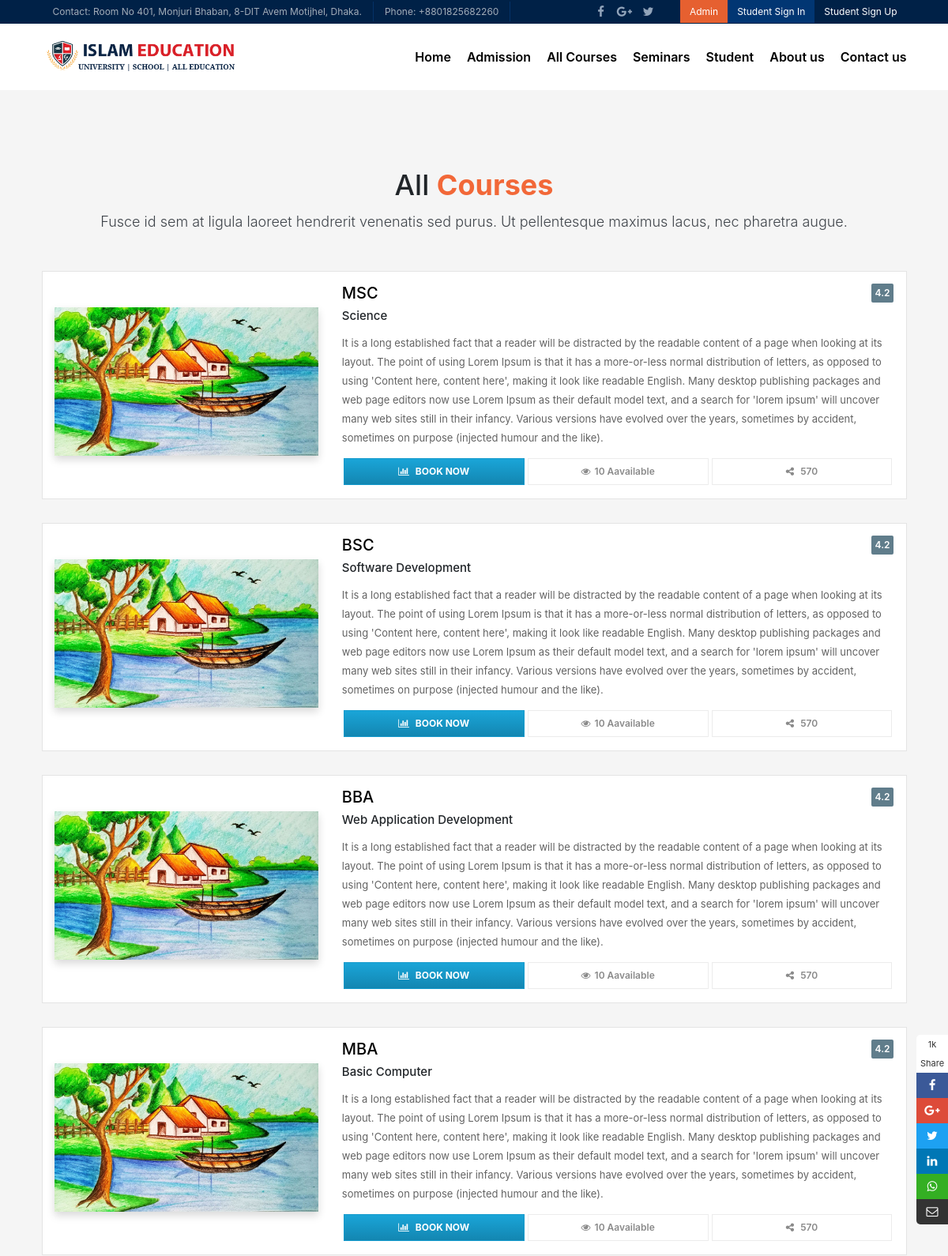
/all-course.php (upper part), run on an earlier commit of the app's database.
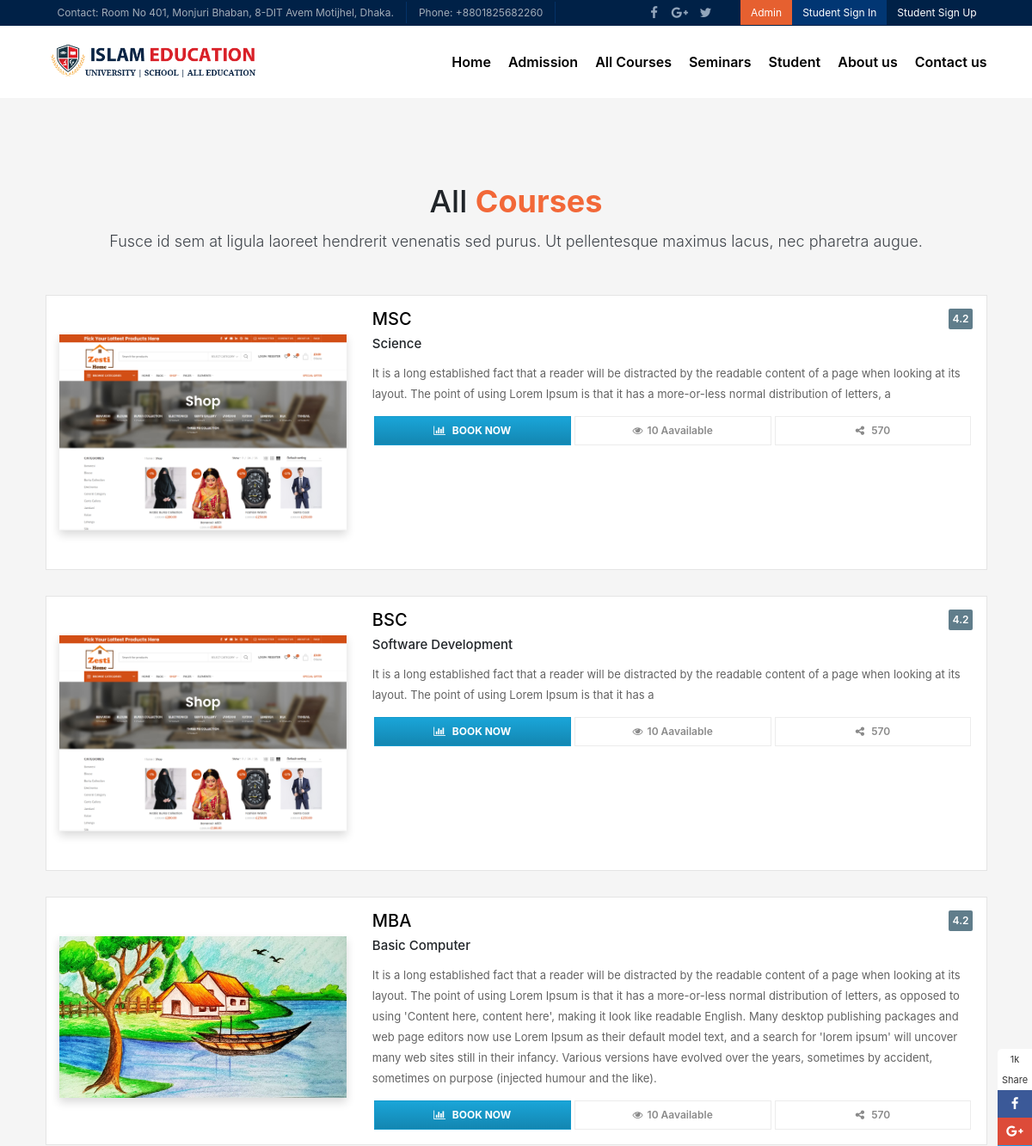
And on a later commit of the database.
### tables this page shows
CREATE TABLE `courses` (
  `course_id` int(5) NOT NULL,
  `course_name` varchar(50) NOT NULL,
  `course_description` text NOT NULL,
  `course_status` varchar(10) NOT NULL,
  `course_cat` varchar(100) NOT NULL,
  `course_seat` int(11) NOT NULL,
  `course_start_date` date NOT NULL DEFAULT current_timestamp(),
  `course_contact_person_name` varchar(50) NOT NULL,
  `course_contact_person_phone` int(15) NOT NULL,
  `course_contact_email` varchar(100) NOT NULL,
  `course_image` varchar(200) NOT NULL
);

### all-course.php (called while the page is built, shortened)
<?php
include("template.php");
?>

### admin/libraries/database_crud.php (called while the page is built, shortened)
<?php
Class Database{
	public $host   = 'localhost';
	public $user   = 'root';
	public $pass   = "";
	public $dbname = 'school_management_system_2021';
	public $link;
	private function connectDB(){
	$this->link = new mysqli($this->host, $this->user, $this->pass, $this->dbname);
 }
	public function select($query){
		@$result = $this->link->query($query) or die($this->link->error.__LINE__);
		if(@$result->num_rows > 0){
			return $result;
		} else {
			return false;
		}
	}
}

### views/v-all-courses.php (the view)
<?php
$courseReq = "SELECT * FROM `courses`";
$courses =  $crud->select($courseReq);
?>
<section class="pop-cour">
    <div class="container com-sp pad-bot-70">
        <div class="row">
            <div class="con-title col-md-12">
                <h2>All <span>Courses</span></h2>
                <p class="text-center">Fusce id sem at ligula laoreet hendrerit venenatis sed purus. Ut pellentesque maximus lacus, nec
                    pharetra augue.</p>
            </div>
        </div>
        <div class="row">
            <div class="col-md-12">
                <div>
                    <?php while($course = mysqli_fetch_assoc($courses)){ ?>
                    <div class="home-top-cour">
                        <div class="col-md-4 py-5"> <img class="img-fluid shadow" src="admin/upload/<?php echo $course['course_image'] ?>" alt=""> </div>
                        <div class="col-md-8 home-top-cour-desc">
                            <a href="course-details.html">
                                <h3 class=""><?php echo $course['course_name'] ?></h3>
                            </a>
                            <h4 class=""><?php echo $course['course_cat'] ?></h4>
                            <p><?php echo $course['course_description'] ?></p>
                            <span class="home-top-cour-rat">4.2</span>
                            <div class="hom-list-share">
                                <ul>
                                    <li><a href="course-details.php?status=view-course&&id=<?php echo $course['course_id'] ?>"><i class="fa fa-bar-chart" aria-hidden="true"></i>
                                            Book Now</a>
                                    </li>
                                    <li><a href="course-details.php?status=view-course&&id=<?php echo $course['course_id'] ?>"><i class="fa fa-eye" aria-hidden="true"></i>10
                                            Aavailable</a>
                                    </li>
                                    <li><a href="course-details.php?status=view-course&&id=<?php echo $course['course_id'] ?>"><i class="fa fa-share-alt" aria-hidden="true"></i>
                                            570</a>
                                    </li>
                                </ul>
                            </div>
                        </div>
                    </div>
                    <?php } ?>
                </div>
            </div>
        </div>
    </div>
</section>

### includes/social_media_share_right.php
<section>
        <div class="icon-float">
            <ul>
                <li><a href="#" class="sh">1k <br> Share</a> </li>
                <li><a href="https://www.facebook.com/yearulislamonem" class="fb1" target="_blank"><i class="fa fa-facebook" aria-hidden="true"></i></a> </li>
                <li><a href="#" class="gp1"><i class="fa fa-google-plus" aria-hidden="true"></i></a> </li>
                <li><a href="https://twitter.com/PcYearul" class="tw1" target="_blank"><i class="fa fa-twitter" aria-hidden="true"></i></a> </li>
                <li><a href="https://www.linkedin.com/in/islam-yearul-programmer/" target="_blank" class="li1"><i class="fa fa-linkedin" aria-hidden="true"></i></a> </li>
                <li><a href="https://api.whatsapp.com/send?phone=+8801825682260&text=urlencodedtext" class="wa1"><i class="fa fa-whatsapp" aria-hidden="true"></i></a> </li>
                <li><a href="#" class="sh1"><i class="fa fa-envelope-o" aria-hidden="true"></i></a> </li>
            </ul>
        </div>
    </section>

What changed in the data, as far as the page shows it:
removed courses: course_image (picture), course_name "BBA", course_cat "Web Application Development", course_description "It is a long established fact that a reader will be distracted by the readable content of a page when looking at its layout. The point of using Lorem Ipsum is that it has a more-or-less normal distribution of letters, as opposed to using 'Content here, content here', making it look like readable English. Many desktop publishing packages and web page editors now use Lorem Ipsum as their default model text, and a search for 'lorem ipsum' will uncover many web sites still in their infancy. Various versions have evolved over the years, sometimes by accident, sometimes on purpose (injected humour and the like)."
changed courses "MSC": course_image: a different picture; course_description "…normal distribution of letters, as opposed to using 'Content here, content here', making it look like readable English. Many desktop publishing packages and web page editors now use Lorem Ipsum as their default model text, and a search for 'lorem ipsum' will uncover many web sites still in their infancy. Various versions have evolved over the years, sometimes by accident, sometimes on purpose (injected humour and the like)." → "…normal distribution of letters, a"
changed courses "BSC": course_image: a different picture; course_description "…that it has a more-or-less normal distribution of letters, as opposed to using 'Content here, content here', making it look like readable English. Many desktop publishing packages and web page editors now use Lorem Ipsum as their default model text, and a search for 'lorem ipsum' will uncover many web sites still in their infancy. Various versions have evolved over the years, sometimes by accident, sometimes on purpose (injected humour and the like)." → "…that it has a"
